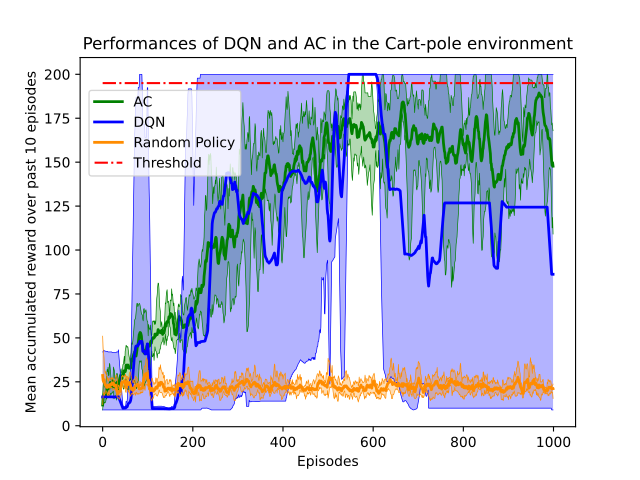

Here is the Python script that generated this plot:
import numpy as np
import matplotlib.pyplot as plt
import os,sys 

cwd = os.getcwd() 
print(cwd)
#load data
episode_reward_result_AC=np.load("Final Code/cartpole_result/cartpole_result_AC_AC.npz")['episode_reward_result']
episode_reward_result_DQN=np.load('Final Code/cartpole_result/cartpole_result_DQN_DQN_with_targetQ_with_buffer.npz')['episode_reward_result']
episode_reward_result_random=np.load('Final Code/cartpole_result/pure_random_action.npz')['episode_reward_result']

# print('Pure random policy:'+'\n mean:'+str(episode_reward_result_random.mean())+'\n std:'+str(episode_reward_result_random.std()))


parentdir = os.path.dirname(os.path.dirname(os.path.abspath(__file__))) 
sys.path.insert(0,parentdir)  
import plotting_results
#ploty
fig, axs = plt.subplots(sharey=False, sharex=False)

plotting_results.plot_only_return(result=episode_reward_result_AC,n=10,axs=axs,color='g',label='AC',threshold=195)
episode_reward_result_AC=np.array(episode_reward_result_AC)
print('AC Overall performance:'+str(episode_reward_result_AC.mean())+'+-'+str(episode_reward_result_AC.std()))

plotting_results.plot_only_return(result=episode_reward_result_DQN,n=10,axs=axs,color='b',label='DQN',threshold=195)
episode_reward_result_DQN=np.array(episode_reward_result_DQN)
print('DQN Overall performance:'+str(episode_reward_result_DQN.mean())+'+-'+str(episode_reward_result_DQN.std()))

plotting_results.plot_only_return(result=episode_reward_result_random,n=10,axs=axs,color='darkorange',label='Random Policy')
episode_reward_result_random=np.array(episode_reward_result_random)
print('Random Overall performance:'+str(episode_reward_result_random.mean())+'+-'+str(episode_reward_result_random.std()))



plt.plot(np.ones(1000)*195,'-.',color='r',label='Threshold')
axs.set_title('Performances of DQN and AC in the Cart-pole environment')
axs.set_ylabel('Mean accumulated reward over past 10 episodes')   
axs.legend()
plt.subplots_adjust(hspace=1)
# #save plot
my_path = os.path.dirname(os.path.abspath(__file__))
my_file = os.path.splitext(os.path.basename(__file__))[0]+'.pdf'
plt.savefig(os.path.join(my_path, my_file))
